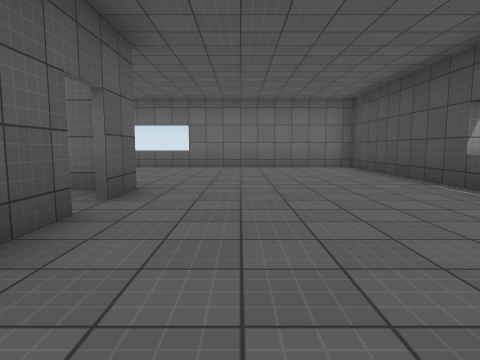
[1] (above)

16 first-person views from a walk through a 3-D level made in the Unity game engine. The camera is 1.2 m above the floor, tilts 6° down and sees 75° across. The floor is counted in squares, 2 m on a side. Each view is taken from the middle of a square. On the plan, view 1 faces up. The plan holds only what a view shows up to about 9 squares ahead; the rest is blank. The place goes on beyond the plan. The player character is not drawn. Surface patterns are stand-ins for the level's own textures.

[2]
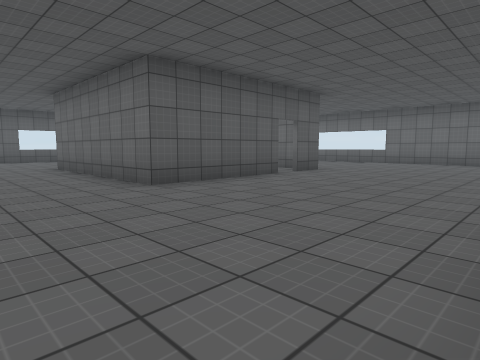

[3]
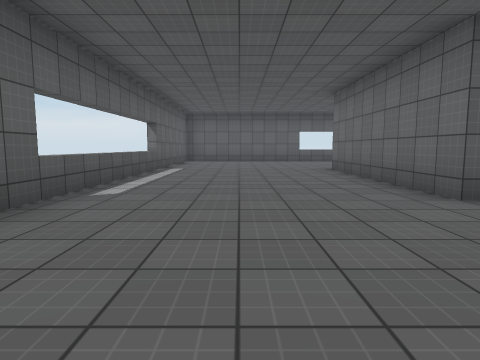

[4]
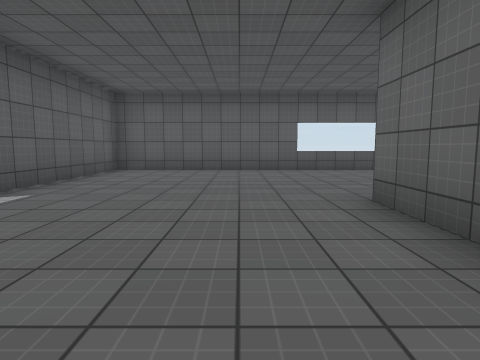

[5]
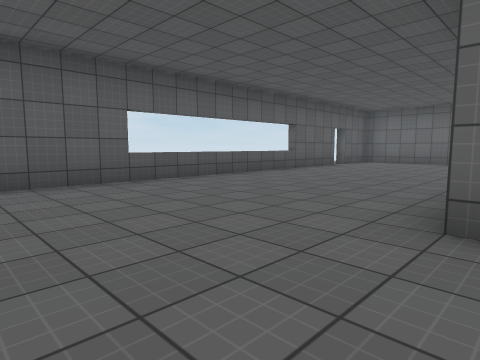

[6]
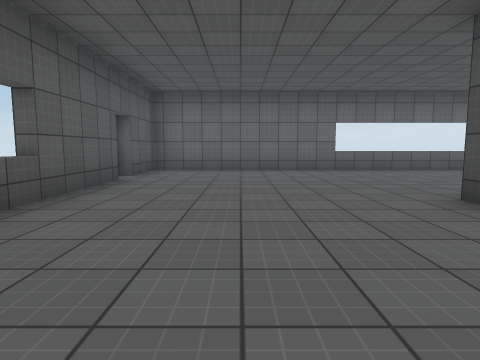

[7]
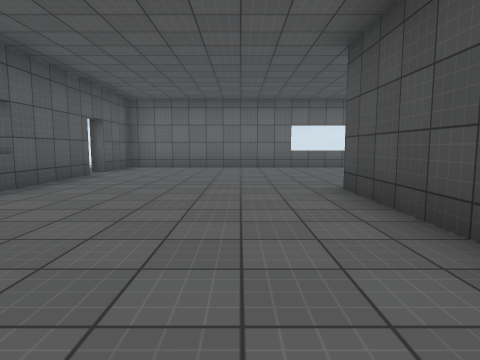

[8]
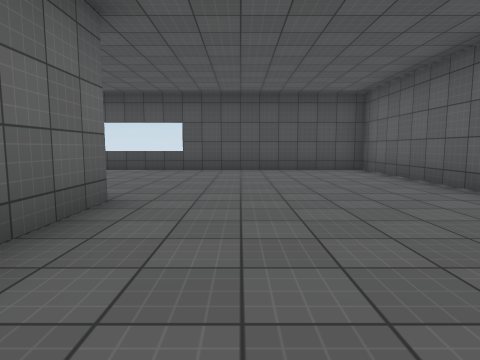

[9]
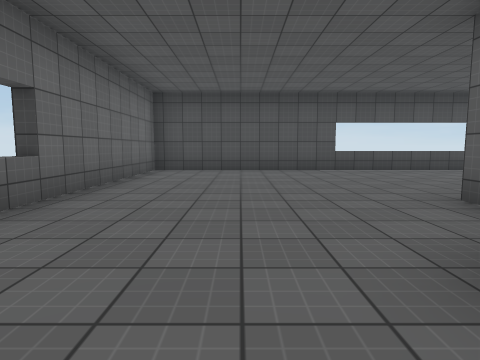

[10]
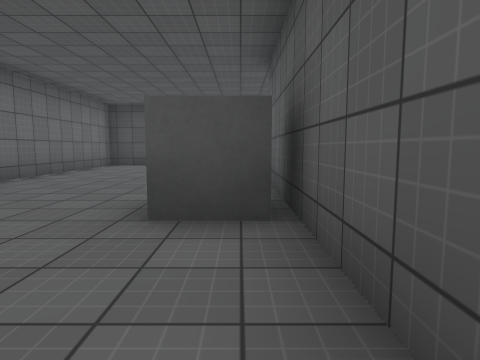

[11]
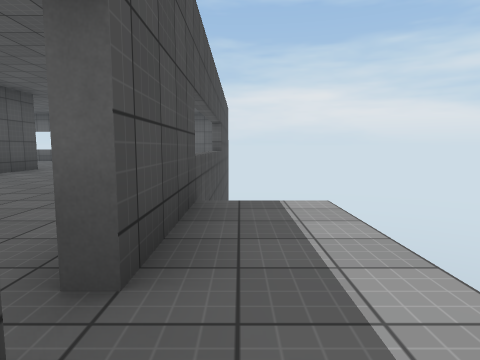

[12]
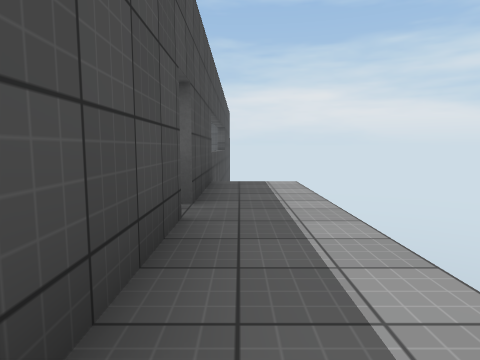

[13]
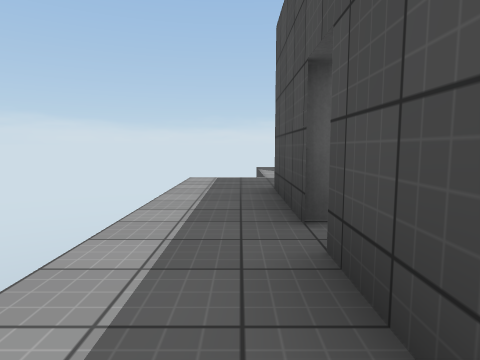

[14]
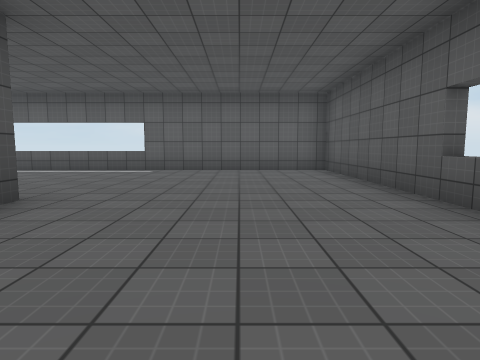

[15]
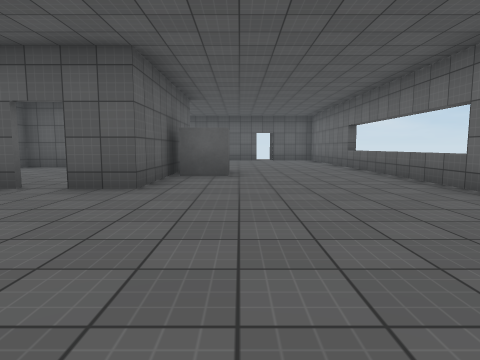

[16]
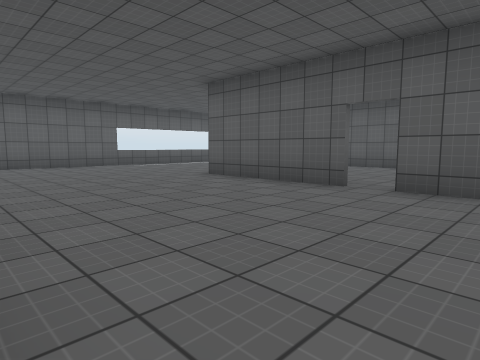

### Floor plan
Key: @ floor where view 1 was taken; # wall or solid block; . floor; ^ raised ledge; v drop or lower ground.
Columns run from 13 left of view 1 to 4 right of it. Each row starts with its distance up from view 1.
 11 v..
 10 v..   #     #####
  9 v.####...........#
  8 v.#..............#
  7 v................#
  6 v.#..............#
  5 v.#......#.......#
  4  v^....#####.....
  3  v.....#.........
  2  v.....#...#.....
  1  v.....#...#.....
  0  v.....#####.@...
 -1  #...............#
 -2  #...............#
 -3  #...............#
 -4  #...............#
 -5  #...............#
 -6   #####     #####

Positions as (right, up) in squares from view 1, and headings:
1: (0, 0), facing up
2: (3, -3), facing up-left
3: (2, -3), facing left
4: (-3, -2), facing left
5: (-6, -3), facing up-left
6: (-9, 1), facing up
7: (-8, 0), facing up
8: (-5, -2), facing right
9: (-5, 7), facing right
10: (-7, 5), facing right
11: (-12, 8), facing down
12: (-12, 10), facing down
13: (-12, 5), facing up
14: (-9, 3), facing down
15: (3, 6), facing left
16: (3, 5), facing down-left
